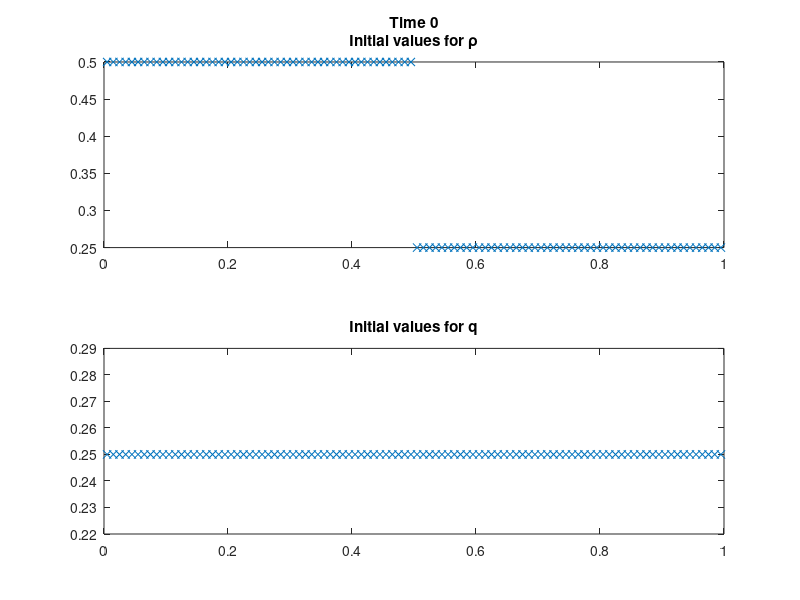

Here is the MATLAB script that generated this plot: (Note: this script raises an error after producing the figure.)
H = 1;
%number of cells
N = 100;
a = 0;
b = 1;
dx = (b-a)/N;
t = 0;

x = (a+dx/2:dx:b-dx/2);

u0 = 1/4*ones(2,N)
u0(1,1:50) = 2*u0(1,1:50);



figure
plot_p = subplot(2,1,1);
plot(plot_p,x,u0(1,:),'x')
title(plot_p,{['Time ',num2str(t)];'Initial values for \rho'})
plot_q = subplot(2,1,2);
plot(plot_q,x,u0(2,:),'x');
title(plot_q,'Initial values for q')
axis([plot_p,plot_q],[a b 0 1.1])
pause

dt = get_dt(H,u0,dx);
u = godunovStep(u0,dt,dx,H);
for i = 1:2*N
    
    t = t+dt;
    plot_p = subplot(2,1,1);
    plot(plot_p,x,u(1,:),'x');
    title(['t = ',num2str(t)]);
    title(plot_p,{['Time ',num2str(t)];'Values for \rho'})
    plot_q = subplot(2,1,2);
    plot(plot_q,x,u(2,:),'x');
    title(plot_q,'Values for q')
    
    pause(dt);
    
    dt = get_dt(H,u,dx);
    u = godunovStep(u,dt,dx,H);
    
end
    
